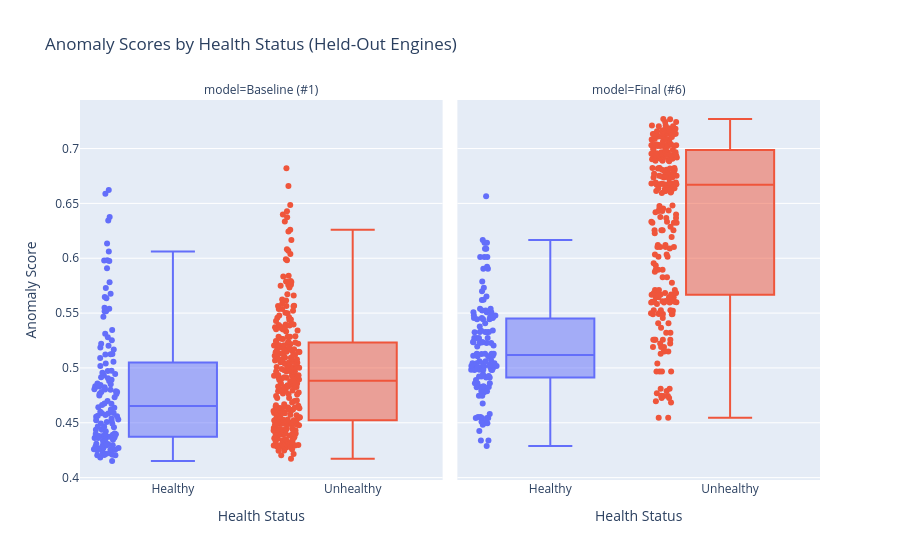

This figure's notebook cell:
### Markdown cell above
## 12.0 Score Distributions: Healthy vs. Unhealthy

**Caption for Visualization Below:** Anomaly scores for every held-out flight, split by health status, for the baseline and the final model. A useful anomaly score should place unhealthy flights clearly higher than healthy ones.

### Code cell
fig = px.box(
    compare_df,
    x="health_status",
    y="anomaly_score",
    color="health_status",
    facet_col="model",
    points="all",
    hover_data=["unit", "cycle", "Fc", "partition"],
    category_orders={"model": ["Baseline (#1)", "Final (#6)"], "health_status": ["Healthy", "Unhealthy"]},
    title="Anomaly Scores by Health Status (Held-Out Engines)",
    labels={"health_status": "Health Status", "anomaly_score": "Anomaly Score"},
)
fig.update_layout(showlegend=False)
fig.show()

### Figure 1 — Plotly figure (JSON) as saved in the notebook; plotly's stock layout.template omitted (floating-point values rounded to 4 significant figures; data arrays with more than 128 entries replaced by an {"elided": "..."} marker saying what was removed)
{"data": [{"alignmentgroup": "True", "boxpoints": "all", "customdata": {"elided": "132x4 mixed values"}, "hovertemplate": "Health Status=%{x}<br>model=Baseline (#1)<br>Anomaly Score=%{y}<br>unit=%{customdata[0]}<br>cycle=%{customdata[1]}<br>Fc=%{customdata[2]}<br>partition=%{customdata[3]}<extra></extra>", "legendgroup": "Healthy", "marker": {"color": "#636efa"}, "name": "Healthy", "notched": false, "offsetgroup": "Healthy", "orientation": "v", "showlegend": true, "type": "box", "x": {"elided": "132 str values"}, "x0": " ", "xaxis": "x", "y": {"elided": "132 float values"}, "y0": " ", "yaxis": "y"}, {"alignmentgroup": "True", "boxpoints": "all", "customdata": {"elided": "266x4 mixed values"}, "hovertemplate": "Health Status=%{x}<br>model=Baseline (#1)<br>Anomaly Score=%{y}<br>unit=%{customdata[0]}<br>cycle=%{customdata[1]}<br>Fc=%{customdata[2]}<br>partition=%{customdata[3]}<extra></extra>", "legendgroup": "Unhealthy", "marker": {"color": "#EF553B"}, "name": "Unhealthy", "notched": false, "offsetgroup": "Unhealthy", "orientation": "v", "showlegend": true, "type": "box", "x": {"elided": "266 str values"}, "x0": " ", "xaxis": "x", "y": {"elided": "266 float values"}, "y0": " ", "yaxis": "y"}, {"alignmentgroup": "True", "boxpoints": "all", "customdata": {"elided": "132x4 mixed values"}, "hovertemplate": "Health Status=%{x}<br>model=Final (#6)<br>Anomaly Score=%{y}<br>unit=%{customdata[0]}<br>cycle=%{customdata[1]}<br>Fc=%{customdata[2]}<br>partition=%{customdata[3]}<extra></extra>", "legendgroup": "Healthy", "marker": {"color": "#636efa"}, "name": "Healthy", "notched": false, "offsetgroup": "Healthy", "orientation": "v", "showlegend": false, "type": "box", "x": {"elided": "132 str values"}, "x0": " ", "xaxis": "x2", "y": {"elided": "132 float values"}, "y0": " ", "yaxis": "y2"}, {"alignmentgroup": "True", "boxpoints": "all", "customdata": {"elided": "266x4 mixed values"}, "hovertemplate": "Health Status=%{x}<br>model=Final (#6)<br>Anomaly Score=%{y}<br>unit=%{customdata[0]}<br>cycle=%{customdata[1]}<br>Fc=%{customdata[2]}<br>partition=%{customdata[3]}<extra></extra>", "legendgroup": "Unhealthy", "marker": {"color": "#EF553B"}, "name": "Unhealthy", "notched": false, "offsetgroup": "Unhealthy", "orientation": "v", "showlegend": false, "type": "box", "x": {"elided": "266 str values"}, "x0": " ", "xaxis": "x2", "y": {"elided": "266 float values"}, "y0": " ", "yaxis": "y2"}], "layout": {"annotations": [{"font": {}, "showarrow": false, "text": "model=Baseline (#1)", "x": 0.245, "xanchor": "center", "xref": "paper", "y": 1, "yanchor": "bottom", "yref": "paper"}, {"font": {}, "showarrow": false, "text": "model=Final (#6)", "x": 0.755, "xanchor": "center", "xref": "paper", "y": 1, "yanchor": "bottom", "yref": "paper"}], "boxmode": "overlay", "legend": {"title": {"text": "Health Status"}, "tracegroupgap": 0}, "showlegend": false, "title": {"text": "Anomaly Scores by Health Status (Held-Out Engines)"}, "xaxis": {"anchor": "y", "categoryarray": ["Healthy", "Unhealthy"], "categoryorder": "array", "domain": [0, 0.49], "title": {"text": "Health Status"}}, "xaxis2": {"anchor": "y2", "categoryarray": ["Healthy", "Unhealthy"], "categoryorder": "array", "domain": [0.51, 1], "matches": "x", "title": {"text": "Health Status"}}, "yaxis": {"anchor": "x", "domain": [0, 1], "title": {"text": "Anomaly Score"}}, "yaxis2": {"anchor": "x2", "domain": [0, 1], "matches": "y", "showticklabels": false}}}
